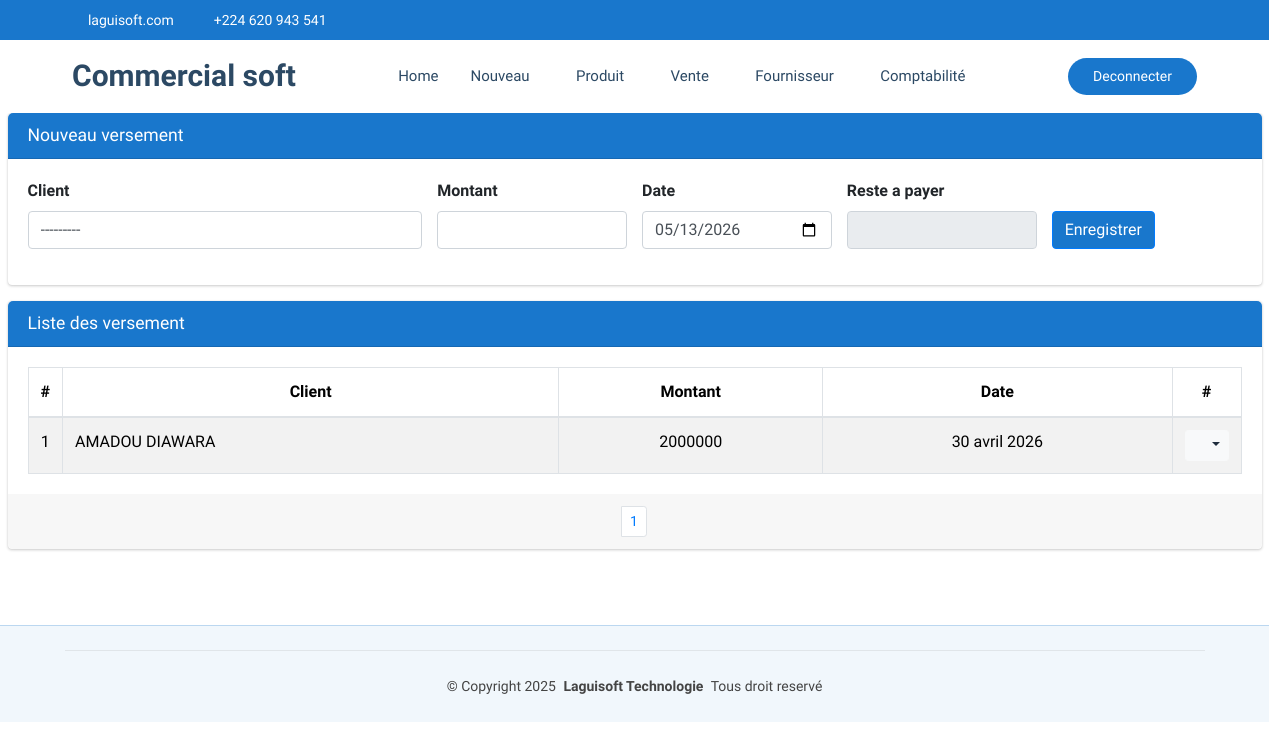
/commerce/commerce/versementClient (signed in), run on the app's committed database.
### CommercialSoft/models.py (models this page shows)
class VersementClient(models.Model):
    client=models.ForeignKey(Client, on_delete=models.CASCADE, related_name='versements')
    montant=models.BigIntegerField()
    date=models.DateField(default=timezone.now)
    user=models.ForeignKey(settings.AUTH_USER_MODEL, on_delete=models.PROTECT)

class Client(models.Model):
    societe=models.ForeignKey(Societe, on_delete=models.CASCADE, null=True)
    nom=models.CharField(max_length=70, unique=True)
    telephone=models.CharField(max_length=20,null=True,blank=True)
    adresse=models.CharField(max_length=30, null=True, blank=True)
    email=models.EmailField(max_length=50, null=True, blank=True)
    matricule=models.CharField(max_length=20,null=True, blank=True)
    pourcentage=models.PositiveSmallIntegerField()
    detteMaximale=models.PositiveBigIntegerField()
    def __str__(self):
        return self.nom

### CommercialSoft/views.py (the view)
# urls.py: path('commerce/versementClient', views.versementClient_list_create,name="commerce_versementClient"),
@login_required
@permission_required('CommercialSoft.add_versementclient')
def versementClient_list_create(request):
    if request.method == "POST":
        form = VersementClientForm(request.POST)
        if form.is_valid():
            versement= form.save(commit=False)  # Sauvegarder après modification
            versement.user=request.user
            versement.save()
            messages.success(request, "Versement créée avec succès !")
            return redirect('imprimer_recu_versement', versement.id)
            return redirect('commerce_versementClient')
        else:
            messages.error(request, "Erreur lors de la création du versement.")
    else:
        form = VersementClientForm()
    versementClient = VersementClient.objects.all().order_by('-date')
    paginator = Paginator(versementClient, 15)
    page = request.GET.get('page')
    paginated_depense = paginator.get_page(page)
    return render(request, 'CommercialSoft/versementClient.html', {'form': form,'listes': paginated_depense})

### CommercialSoft/forms.py
class VersementClientForm(forms.ModelForm):
    class Meta:
        model = VersementClient
        fields = ['client', 'montant', 'date']
        widgets = {
            'client': forms.Select(attrs={'class': 'form-control select2bs4', "id":"idClient"}),
            'montant': forms.NumberInput(attrs={'class': 'form-control'}),
            'date': forms.DateInput(attrs={'class': 'form-control', 'type': 'date','id':'idDate'}),
        }

### CommercialSoft/templates/CommercialSoft/versementClient.html (shortened to what this page needs)
{% extends "CommercialSoft/starter-page.html" %}
{% load static %}
{% block css %}
    <link rel="stylesheet" href="{% static 'autre/plugins/fontawesome-free/css/all.min.css' %}">
    <link rel="stylesheet" href="https://code.ionicframework.com/ionicons/2.0.1/css/ionicons.min.css">
  <link rel="stylesheet" href="{% static 'autre/plugins/sweetalert2-theme-bootstrap-4/bootstrap-4.min.css' %}">
    <link rel="stylesheet" href="{% static 'autre/dist/css/adminlte.min.css' %}">
    <link rel="stylesheet" href="{% static 'autre/plugins/toastr/toastr.min.css' %}">
    <link rel="stylesheet" href="{% static 'autre/plugins/select2/css/select2.min.css' %}">
    <link rel="stylesheet" href="{% static 'autre/plugins/select2-bootstrap4-theme/select2-bootstrap4.min.css' %}">
{% endblock %}
{% block corp %}
<section class="content pt-0">
  <div class="container-fluid">
            <div class="row">
              <div class="col-md-12">
                <div class="card card-primary">
                  <div class="card-header">
                    <h3 class="card-title">Nouveau versement</h3>
                  </div>
                  <form role="form" action="{% url 'commerce_versementClient' %}" method="post">
                    <div class="card-body">
                      <div class="row justify-content-center align-items-end">
                        <div class="col-md-4">
                          <div class="form-group">
                            <label for="client">Client</label>
                            {{ form.client }}
                          </div>
                        </div>
                        <div class="col-md-2">
                          <div class="form-group">
                            <label for="quantite">Montant</label>
                            {{ form.montant }}
                          </div>
                        </div>
                        <div class="col-md-2">
                          <div class="form-group">
                            <label for="prix">Date</label>
                            {{ form.date }}
                          </div>
                        </div>
                        <div class="col-md-2">
                          <div class="form-group">
                            <label for="quantite">Reste a payer</label>
                            <input type="text" class="form-control" id="reste" readonly>
                          </div>
                        </div>
                        <div class="col-md-2">
                            <div class="form-group">
                                <button type="submit" class="btn btn-primary">Enregistrer</button>
                            </div>
                        </div>
                      </div>
                    </div>
                  </form>
                </div>
              </div>
            </div>
    <div class="row">
      <div class="col-md-12">
        <div class="card card-primary">
            <div class="card-header">
              <h3 class="card-title">Liste des versement</h3>
            </div>
            <div class="card-body">
              <table class="table table-bordered table-hover table-striped">
                <thead>
                  <tr>
                    <th style="width: 10px" class="text-center">#</th>
                    <th class="text-center">Client</th>
                    <th class="text-center">Montant</th>
                    <th class="text-center">Date</th>
                    <th style="width: 40px" class="text-center">#</th>
                  </tr>
                </thead>
                <tbody>
                  {% if listes %}
                    {% for liste in listes %}
                      <tr>
                        <td class="text-center">{{liste.id}}</td>
                        <td>{{liste.client}}</td>
                        <td class="text-center">{{liste.montant}}</td>
                        <td class="text-center">{{liste.date}}</td>
                        <td class="text-center">
                          <div class="btn-group">
                            <button type="button" class="btn btn-sm btn-light dropdown-toggle" data-toggle="dropdown" aria-expanded="false">
                              <i class="fas fa-cogs"></i>
                            </button>
                          </div>
                        </td>
                      </tr>
                    {% endfor %}
                  {% else %}
                    <tr>
                      <td colspan="14" class="text-center">Aucune ligne disponible pour le moment.</td>
                    </tr>
                  {% endif %}
                </tbody>
              </table>
            </div>
            <div class="card-footer clearfix">
              <ul class="pagination pagination-sm m-0 justify-content-center">
                <li class="page-item">
                  {% for num in listes.paginator.page_range %}
                    {% if listes.number == num %}
                      <li class="page-item"><a class="page-link" href="">{{ num }}</a></li>
                    {% else %}
                      <li class="page-item"><a class="page-link" href="?page={{ num }}">{{ num }}</a></li>
                    {% endif %}
                  {% endfor %}
              </ul>
            </div>
          </div>
      </div>
    </div>
  </div>
</section>
  {% endblock %}

### CommercialSoft/static/clinique/assets/css/main.css (style rules this page uses)
:root { --default-font: "Roboto", system-ui, -apple-system, "Segoe UI", Roboto, "Helvetica Neue", Arial, "Noto Sans", "Liberation Sans", sans-serif, "Apple Color Emoji", "Segoe UI Emoji", "Segoe UI Symbol", "Noto Color Emoji"; --heading-font: "Poppins", sans-serif; --nav-font: "Raleway", sans-serif; }
:root { --background-color: #ffffff; --default-color: #444444; --heading-color: #2c4964; --accent-color: #1977cc; --surface-color: #ffffff; --contrast-color: #ffffff; }
:root { --nav-color: #2c4964; --nav-hover-color: #1977cc; --nav-mobile-background-color: #ffffff; --nav-dropdown-background-color: #ffffff; --nav-dropdown-color: #2c4964; --nav-dropdown-hover-color: #1977cc; }
:root { scroll-behavior: smooth; }
body { color: var(--default-color); background-color: var(--background-color); font-family: var(--default-font); }
h1, h2, h3, h4, h5, h6 { color: var(--heading-color); font-family: var(--heading-font); }
section, .section { color: var(--default-color); background-color: var(--background-color); padding: 60px 0; scroll-margin-top: 72px; overflow: clip; }

### data on the page
VersementClient: id "1", client "AMADOU DIAWARA", montant "2000000", date "30 avril 2026"

### other printed values
{{ num }} "1"
